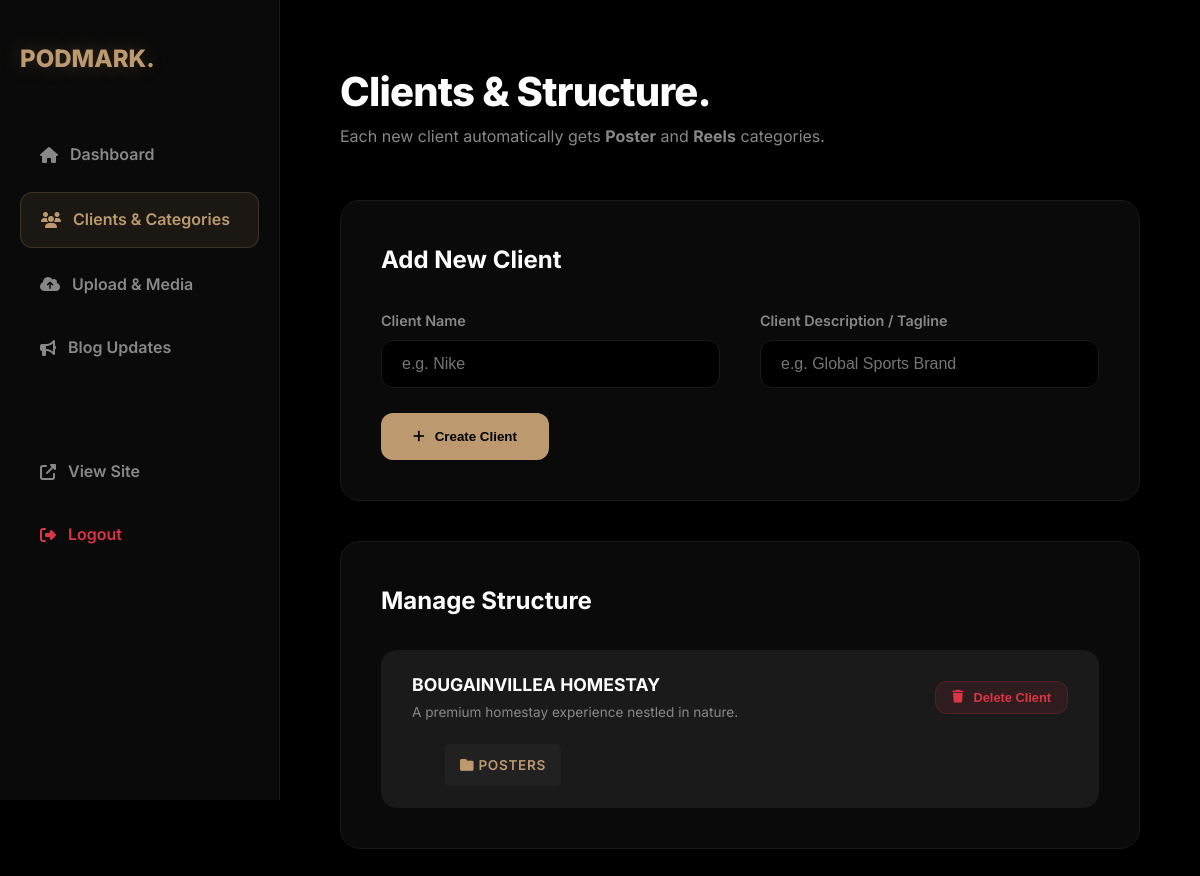
The page /admin.php?view=clients (signed in) on the database as committed earlier.
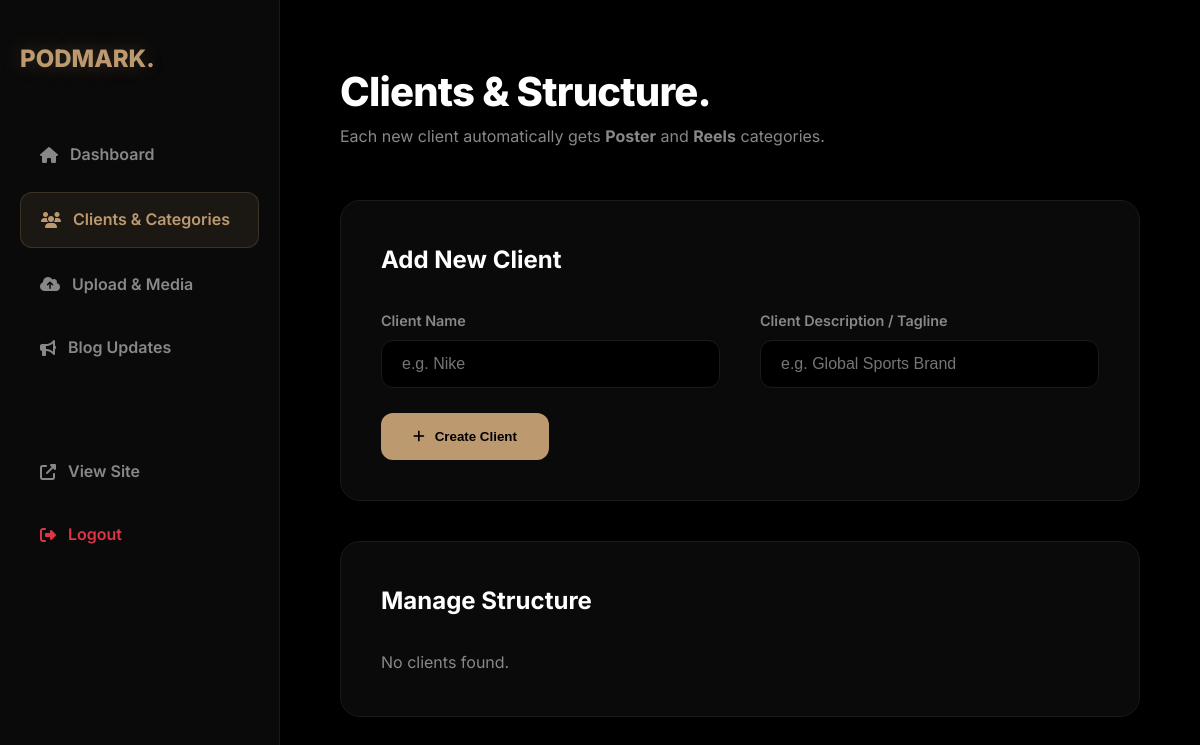
The same page on the database as committed later.
### tables this page shows
CREATE TABLE `clients` (
  `id` int(11) NOT NULL AUTO_INCREMENT,
  `name` varchar(255) NOT NULL,
  `description` text DEFAULT NULL,
  `logo` varchar(255) DEFAULT NULL,
  `created_at` timestamp NOT NULL DEFAULT current_timestamp(),
  PRIMARY KEY (`id`)
);

CREATE TABLE `categories` (
  `id` int(11) NOT NULL AUTO_INCREMENT,
  `client_id` int(11) NOT NULL,
  `name` varchar(255) NOT NULL,
  PRIMARY KEY (`id`),
  KEY `client_id` (`client_id`),
  CONSTRAINT `categories_ibfk_1` FOREIGN KEY (`client_id`) REFERENCES `clients` (`id`) ON DELETE CASCADE
);

### db.php (called while the page is built, shortened)
<?php
class Database
{
    private $host = DB_HOST;
    private $db = DB_NAME;
    private $user = DB_USER;
    private $pass = DB_PASS;
    private $charset = 'utf8mb4';
    private $pdo;
    public function __construct()
    {
        $dsn = "mysql:host=$this->host;dbname=$this->db;charset=$this->charset";
        $options = [
            PDO::ATTR_ERRMODE => PDO::ERRMODE_EXCEPTION,
            PDO::ATTR_DEFAULT_FETCH_MODE => PDO::FETCH_ASSOC,
            PDO::ATTR_EMULATE_PREPARES => false,
        ];
        try {
            $this->pdo = new PDO($dsn, $this->user, $this->pass, $options);
        } catch (\PDOException $e) {
            if (defined('DB_NAME') && in_array($_SERVER['REMOTE_ADDR'], ['127.0.0.1', '::1'])) {
                die("Database connection failed. Please ensure MySQL is running and you have imported database.sql into " . DB_NAME . ". Error: " . $e->getMessage());
            } else {
                die("Database Connection Error. Please verify your Hostinger DB credentials in config.php. Specific Error: " . $e->getMessage());
            }
        }
    }
    public function getClients()
    {
        $stmt = $this->pdo->query("SELECT * FROM clients ORDER BY id DESC");
        return $stmt->fetchAll();
    }
    public function getCategories($client_id = null)
    {
        if ($client_id === null) {
            $stmt = $this->pdo->query("SELECT * FROM categories");
        } else {
            $stmt = $this->pdo->prepare("SELECT * FROM categories WHERE client_id = ?");
            $stmt->execute([$client_id]);
        }
        return $stmt->fetchAll();
    }
}
$db = new Database();

### admin/clients.php (the view, shortened to what this page needs)
<header class="admin-header">
    <h1 class="admin-title">Clients & Structure.</h1>
    <p style="color: var(--text-muted);">Each new client automatically gets <strong>Poster</strong> and
        <strong>Reels</strong> categories.</p>
</header>
<div class="admin-card">
    <h3 class="card-title">Add New Client</h3>
    <form method="POST">
        <div class="grid-2">
            <div class="form-group">
                <label class="form-label">Client Name</label>
                <input type="text" name="name" class="form-input" placeholder="e.g. Nike" required>
            </div>
            <div class="form-group">
                <label class="form-label">Client Description / Tagline</label>
                <input type="text" name="desc" class="form-input" placeholder="e.g. Global Sports Brand">
            </div>
        </div>
        <button type="submit" name="add_client" class="btn-admin btn-primary">
            <i class="fas fa-plus"></i> Create Client
        </button>
    </form>
</div>
<div class="admin-card">
    <h3 class="card-title">Manage Structure</h3>
    <div class="manage-list">
        <?php
        $clients = $db->getClients();
        if (empty($clients))
            echo "<p style='color: var(--text-muted);'>No clients found.</p>";
        foreach ($clients as $client):
            ?>
            <div class="manage-item" style="flex-direction: column; align-items: stretch; gap: 20px;">
                <div style="display: flex; justify-content: space-between; align-items: center;">
                    <div class="item-info">
                        <h5>
                            <?php echo htmlspecialchars($client['name']); ?>
                        </h5>
                        <p>
                            <?php echo htmlspecialchars($client['description']); ?>
                        </p>
                    </div>
                    <form action="admin.php?view=clients" method="POST">
                        <button type="submit" name="delete_client" class="btn-admin btn-danger"
                            style="padding: 8px 16px; font-size: 0.8rem;">
                            <i class="fas fa-trash"></i> Delete Client
                        </button>
                    </form>
                </div>
                <div style="padding-left: 30px; border-left: 2px solid var(--grey); display: flex; gap: 10px;">
                    <?php
                    $cats = $db->getCategories($client['id']);
                    foreach ($cats as $cat):
                        ?>
                        <div
                            style="background: rgba(255,255,255,0.03); padding: 8px 15px; border-radius: 6px; border: 1px solid var(--grey);">
                            <span
                                style="font-size: 0.85rem; color: var(--primary); font-weight: 600; text-transform: uppercase; letter-spacing: 0.05em;">
                                <i class="fas fa-folder"></i> <?php echo htmlspecialchars($cat['name']); ?>
                            </span>
                        </div>
                    <?php endforeach; ?>
                </div>
            </div>
        <?php endforeach; ?>
    </div>
</div>

### admin.php (shortened to what this page needs)
<?php
include 'db.php';
$is_auth = isset($_SESSION['admin']);
if (!$is_auth) {
    include 'admin/login.php';
} else {
    include 'admin/layout_top.php';
    $view = $_GET['view'] ?? 'dashboard';
    $file = "admin/{$view}.php";
    if (file_exists($file)) {
        include $file;
    } else {
        include 'admin/dashboard.php';
    }
    include 'admin/layout_bottom.php';
}
?>

### admin/layout_top.php (shortened to what this page needs)
<!DOCTYPE html>
<html lang="en">
<head>
    <link rel="stylesheet" href="css/admin.css">
    <link rel="stylesheet" href="https://cdnjs.cloudflare.com/ajax/libs/font-awesome/6.4.0/css/all.min.css">
</head>
<body>
    <aside class="admin-sidebar">
        <div class="admin-logo">PODMARK.</div>
        <nav class="admin-nav">
            <a href="admin.php"
                class="admin-nav-item <?php echo (!isset($_GET['view']) || $_GET['view'] == 'dashboard') ? 'active' : ''; ?>">
                <i class="fas fa-home"></i> Dashboard
            </a>
            <a href="admin.php?view=clients"
                class="admin-nav-item <?php echo (isset($_GET['view']) && $_GET['view'] == 'clients') ? 'active' : ''; ?>">
                <i class="fas fa-users"></i> Clients & Categories
            </a>
            <a href="admin.php?view=content"
                class="admin-nav-item <?php echo (isset($_GET['view']) && $_GET['view'] == 'content') ? 'active' : ''; ?>">
                <i class="fas fa-cloud-upload-alt"></i> Upload & Media
            </a>
            <a href="admin.php?view=updates"
                class="admin-nav-item <?php echo (isset($_GET['view']) && $_GET['view'] == 'updates') ? 'active' : ''; ?>">
                <i class="fas fa-bullhorn"></i> Blog Updates
            </a>
            <div style="margin-top: auto; height: 50px;"></div>
            <a href="index.php" target="_blank" class="admin-nav-item">
                <i class="fas fa-external-link-alt"></i> View Site
            </a>
            <a href="?logout=1" class="admin-nav-item" style="color: var(--danger);">
                <i class="fas fa-sign-out-alt"></i> Logout
            </a>
        </nav>
    </aside>
    <main class="admin-main">

### admin/layout_bottom.php
</main>
</body>
</html>

### css/admin.css (style rules this page uses)
:root { --primary: #BD9970; --dark: #000000; --dark-grey: #0a0a0a; --grey: #1a1a1a; --light-grey: #333333; --text: #ffffff; --text-muted: #888888; --success: #28a745; --danger: #dc3545; --accent: #8b5cf6; }
* { box-sizing: border-box; margin: 0; padding: 0; }
body { background-color: var(--dark); color: var(--text); font-family: 'Inter', sans-serif; line-height: 1.6; }
.admin-sidebar { width: 280px; background-color: var(--dark-grey); border-right: 1px solid var(--grey); height: 100vh; position: fixed; padding: 40px 20px; display: flex; flex-direction: column; }
.admin-logo { font-size: 1.5rem; font-weight: 800; color: var(--primary); margin-bottom: 50px; text-shadow: 0 0 20px rgba(189, 153, 112, 0.3); }
.admin-nav { display: flex; flex-direction: column; gap: 10px; }
.admin-nav-item { padding: 14px 20px; border-radius: 12px; color: var(--text-muted); text-decoration: none; font-weight: 600; transition: all 0.3s cubic-bezier(0.4, 0, 0.2, 1); display: flex; align-items: center; gap: 12px; }
.admin-nav-item.active { background: rgba(189, 153, 112, 0.1); color: var(--primary); border: 1px solid rgba(189, 153, 112, 0.2); }
.admin-main { margin-left: 280px; padding: 60px; min-height: 100vh; }
.admin-header { margin-bottom: 50px; }
.admin-title { font-size: 2.5rem; font-weight: 800; letter-spacing: -0.02em; }
.admin-card { background: var(--dark-grey); border: 1px solid var(--grey); border-radius: 20px; padding: 40px; margin-bottom: 40px; }
.card-title { font-size: 1.5rem; font-weight: 700; margin-bottom: 30px; display: flex; justify-content: space-between; align-items: center; }
.form-group { margin-bottom: 25px; }
.form-label { display: block; margin-bottom: 8px; color: var(--text-muted); font-size: 0.9rem; font-weight: 600; }
.form-input { width: 100%; background: var(--dark); border: 1px solid var(--grey); padding: 14px 20px; border-radius: 12px; color: var(--text); font-size: 1rem; transition: all 0.3s ease; }
.btn-admin { padding: 16px 32px; border-radius: 12px; font-weight: 700; cursor: pointer; transition: all 0.3s ease; border: none; display: inline-flex; align-items: center; gap: 10px; text-decoration: none; }
.btn-primary { background: var(--primary); color: var(--dark); }
.grid-2 { display: grid; grid-template-columns: 1fr 1fr; gap: 40px; }
.manage-list { display: flex; flex-direction: column; gap: 15px; }
.btn-danger { background: rgba(220, 53, 69, 0.1); color: var(--danger); border: 1px solid rgba(220, 53, 69, 0.2); }
.manage-item { background: var(--grey); padding: 20px 30px; border-radius: 16px; display: flex; justify-content: space-between; align-items: center; border: 1px solid transparent; transition: border-color 0.3s ease; }
.item-info h5 { font-size: 1.1rem; margin-bottom: 2px; }
.item-info p { color: var(--text-muted); font-size: 0.85rem; }

Rows that differ between the two databases and show on the page:
removed clients: name "BOUGAINVILLEA HOMESTAY", description "A premium homestay experience nestled in nature."
removed categories: name "POSTERS"
Other text that changed with them:
text now shown: "No clients found."
